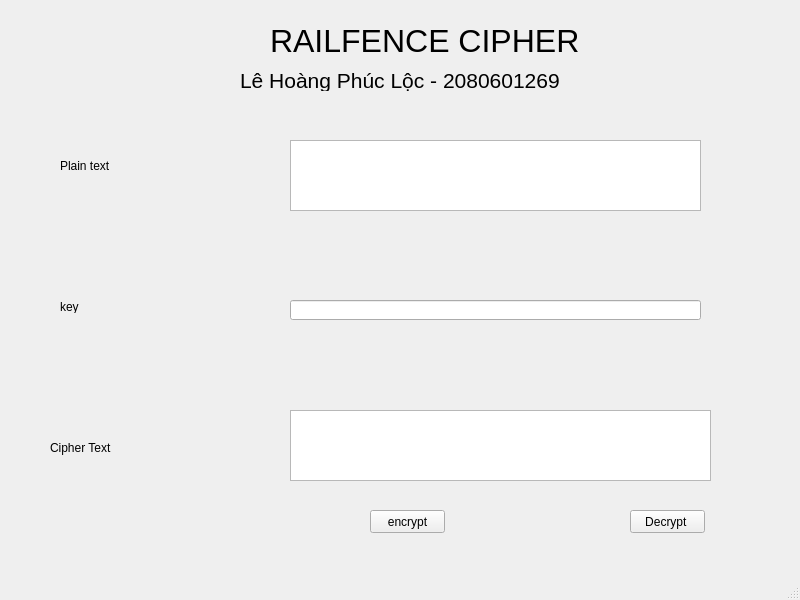
<?xml version="1.0" encoding="UTF-8"?>
<ui version="4.0">
 <class>MainWindow</class>
 <widget class="QMainWindow" name="MainWindow">
  <property name="geometry">
   <rect>
    <x>0</x>
    <y>0</y>
    <width>800</width>
    <height>600</height>
   </rect>
  </property>
  <property name="windowTitle">
   <string>MainWindow</string>
  </property>
  <widget class="QWidget" name="centralwidget">
   <widget class="QLabel" name="label_4">
    <property name="geometry">
     <rect>
      <x>270</x>
      <y>20</y>
      <width>311</width>
      <height>41</height>
     </rect>
    </property>
    <property name="font">
     <font>
      <pointsize>24</pointsize>
     </font>
    </property>
    <property name="text">
     <string>RAILFENCE CIPHER</string>
    </property>
   </widget>
   <widget class="QLabel" name="label_5">
    <property name="geometry">
     <rect>
      <x>240</x>
      <y>70</y>
      <width>341</width>
      <height>21</height>
     </rect>
    </property>
    <property name="font">
     <font>
      <pointsize>16</pointsize>
     </font>
    </property>
    <property name="text">
     <string>Lê Hoàng Phúc Lộc - 2080601269</string>
    </property>
   </widget>
   <widget class="QTextEdit" name="txt_plain_text">
    <property name="geometry">
     <rect>
      <x>290</x>
      <y>140</y>
      <width>411</width>
      <height>71</height>
     </rect>
    </property>
   </widget>
   <widget class="QLabel" name="label">
    <property name="geometry">
     <rect>
      <x>60</x>
      <y>150</y>
      <width>61</width>
      <height>31</height>
     </rect>
    </property>
    <property name="text">
     <string>Plain text</string>
    </property>
   </widget>
   <widget class="QPushButton" name="btn_encrypt">
    <property name="geometry">
     <rect>
      <x>370</x>
      <y>510</y>
      <width>75</width>
      <height>23</height>
     </rect>
    </property>
    <property name="text">
     <string>encrypt</string>
    </property>
   </widget>
   <widget class="QPushButton" name="btn_decrypt">
    <property name="geometry">
     <rect>
      <x>630</x>
      <y>510</y>
      <width>75</width>
      <height>23</height>
     </rect>
    </property>
    <property name="text">
     <string>Decrypt </string>
    </property>
   </widget>
   <widget class="QLineEdit" name="txt_key">
    <property name="geometry">
     <rect>
      <x>290</x>
      <y>300</y>
      <width>411</width>
      <height>20</height>
     </rect>
    </property>
   </widget>
   <widget class="QLabel" name="label_2">
    <property name="geometry">
     <rect>
      <x>60</x>
      <y>300</y>
      <width>47</width>
      <height>13</height>
     </rect>
    </property>
    <property name="text">
     <string>key</string>
    </property>
   </widget>
   <widget class="QLabel" name="label_3">
    <property name="geometry">
     <rect>
      <x>50</x>
      <y>440</y>
      <width>81</width>
      <height>16</height>
     </rect>
    </property>
    <property name="text">
     <string>Cipher Text</string>
    </property>
   </widget>
   <widget class="QTextEdit" name="txt_cipher_text">
    <property name="geometry">
     <rect>
      <x>290</x>
      <y>410</y>
      <width>421</width>
      <height>71</height>
     </rect>
    </property>
   </widget>
  </widget>
  <widget class="QMenuBar" name="menubar">
   <property name="geometry">
    <rect>
     <x>0</x>
     <y>0</y>
     <width>800</width>
     <height>21</height>
    </rect>
   </property>
  </widget>
  <widget class="QStatusBar" name="statusbar"/>
 </widget>
 <resources/>
 <connections/>
</ui>
